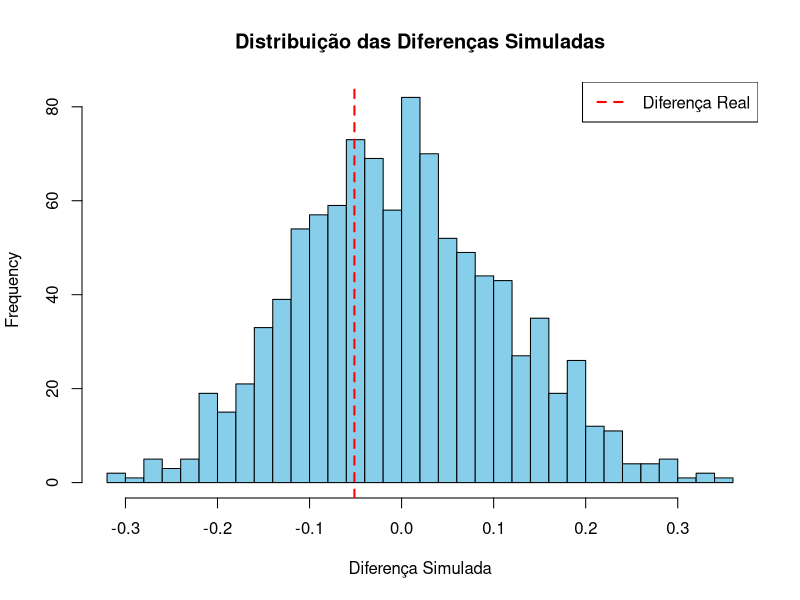

This figure's R source:
gpa <-
  structure(list(gpa = c(3.8900000000000001, 3.8999999999999999, 
                         3.75, 3.6000000000000001, 4, 3.1499999999999999, 3.25, 3.9249999999999998, 
                         3.4279999999999999, 3.7999999999999998, 3.8999999999999999, 2.8999999999999999, 
                         3.9249999999999998, 3.6499999999999999, 3.75, 4.6699999999999999, 
                         3.1000000000000001, 3.7999999999999998, 3.3999999999999999, 3.5750000000000002, 
                         3.8500000000000001, 3.3999999999999999, 3.5, 3.6000000000000001, 
                         3.8250000000000002, 3.9249999999999998, 4, 3.4249999999999998, 
                         3.75, 3.1499999999999999, 3.3999999999999999, 3.7000000000000002, 
                         3.3599999999999999, 3.7000000000000002, 3.7000000000000002, 3.6000000000000001, 
                         3.8250000000000002, 3.2000000000000002, 3.5, 3.5, 3, 3.98, 3.7000000000000002, 
                         3.8100000000000001, 4, 3.1000000000000001, 3.3999999999999999, 
                         3.5, 3.6499999999999999, 3.7000000000000002, 3.1000000000000001, 
                         4, 3.3500000000000001, 3.5409999999999999, 2.8999999999999999
  ), studyweek = c(50L, 15L, 15L, 10L, 25L, 20L, 15L, 10L, 12L, 
                   2L, 10L, 30L, 30L, 21L, 10L, 14L, 12L, 12L, 4L, 45L, 6L, 10L, 
                   12L, 13L, 35L, 10L, 40L, 14L, 30L, 8L, 8L, 20L, 40L, 15L, 25L, 
                   10L, 18L, 15L, 30L, 11L, 28L, 4L, 4L, 25L, 42L, 3L, 42L, 25L, 
                   20L, 7L, 6L, 20L, 45L, 30L, 20L), sleepnight = c(6, 6, 7, 6, 
                                                                    7, 7, 6, 8, 8, 8, 8, 6, 7, 9, 8.5, 6.5, 7.5, 8, 9, 6.5, 7, 7, 
                                                                    8, 6, 8, 8, 8, 9, 6, 6, 6.5, 7, 7, 7, 5, 7, 7, 6, 8, 7, 6, 7, 
                                                                    5, 7.5, 5, 7, 9, 8, 6, 8, 8, 7, 6, 7.5, 6), out = c(3, 1, 1, 
                                                                                                                        4, 3, 3, 1, 3, 2, 4, 1, 2, 2, 3, 3.5, 3, 3.5, 1, 3, 1.5, 2.5, 
                                                                                                                        3, 2, 3.5, 4, 3, 3, 3, 0, 0, 2, 1, 1, 1.5, 1, 2, 1.5, 1, 3, 1.5, 
                                                                                                                        1.5, 1.5, 1, 2.5, 1, 2, 2, 2, 2, 2, 1, 3, 2, 1.5, 3), gender = structure(c(1L, 
                                                                                                                                                                                                   1L, 1L, 2L, 1L, 2L, 1L, 1L, 1L, 2L, 1L, 1L, 1L, 1L, 1L, 2L, 2L, 
                                                                                                                                                                                                   1L, 1L, 1L, 1L, 1L, 2L, 1L, 1L, 1L, 1L, 1L, 1L, 1L, 1L, 1L, 1L, 
                                                                                                                                                                                                   2L, 1L, 1L, 1L, 1L, 2L, 1L, 1L, 1L, 2L, 1L, 1L, 2L, 2L, 2L, 1L, 
                                                                                                                                                                                                   1L, 1L, 1L, 1L, 1L, 1L), .Label = c("female", "male"), class = "factor")), row.names = c(NA, 
                                                                                                                                                                                                                                                                                            -55L), class = c("tbl_df", "tbl", "data.frame"))


randomization_test <- function(data, var_response, var_group, n_sim = 1000) {
  # Calcular a diferença real das médias entre os grupos
  real_diff <- diff(tapply(data[[var_response]], data[[var_group]], mean))
  
  # Criar as diferenças simuladas por randomização
  randomized_diffs <- replicate(n_sim, {
    shuffled_group <- sample(data[[var_group]])  # Embaralhar os rótulos do grupo
    diff(tapply(data[[var_response]], shuffled_group, mean))
  })
  
  # Calcular o p-valor
  p_value <- mean(abs(randomized_diffs) >= abs(real_diff))
  
  return(list(real_diff = real_diff, p_value = p_value, randomized_diffs = randomized_diffs))
}

# Aplicar o teste aos dados (comparando gpa entre gêneros)
result_randomization <- randomization_test(gpa, var_response = "gpa", var_group = "gender", n_sim = 1000)

# Exibir os resultados
cat("Diferença real entre as médias:", result_randomization$real_diff, "\n")
cat("p-valor do Teste de Randomização:", result_randomization$p_value, "\n")

hist(result_randomization$randomized_diffs, main = "Distribuição das Diferenças Simuladas",
     xlab = "Diferença Simulada", breaks = 30, col = "skyblue")
abline(v = result_randomization$real_diff, col = "red", lwd = 2, lty = 2)
legend("topright", legend = c("Diferença Real"), col = c("red"), lty = 2, lwd = 2)
